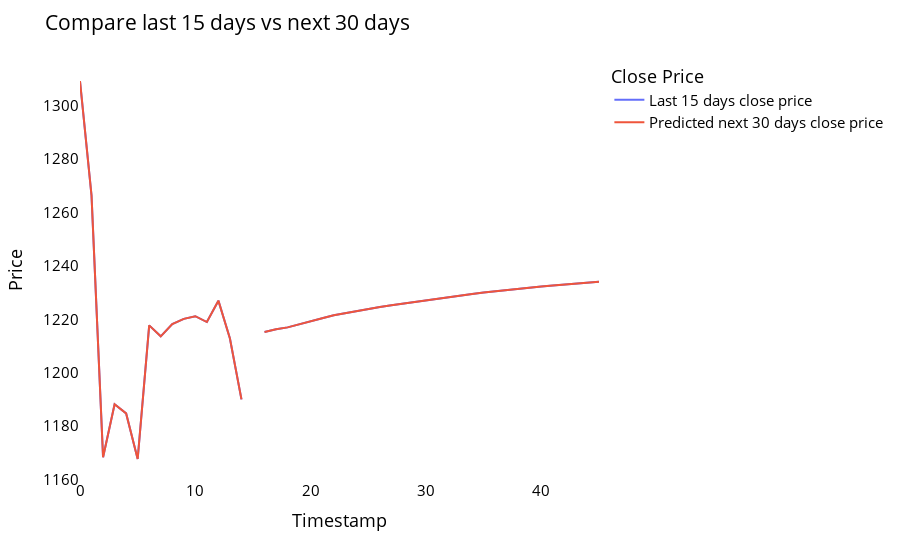

This figure's notebook cell:
### Code cell
temp_mat = np.empty((len(last_days)+pred_days+1,1))
temp_mat[:] = np.nan
temp_mat = temp_mat.reshape(1,-1).tolist()[0]

last_original_days_value = temp_mat
next_predicted_days_value = temp_mat

last_original_days_value[0:time_step+1] = scaler.inverse_transform(closedf[len(closedf)-time_step:]).reshape(1,-1).tolist()[0]
next_predicted_days_value[time_step+1:] = scaler.inverse_transform(np.array(lst_output).reshape(-1,1)).reshape(1,-1).tolist()[0]

new_pred_plot = pd.DataFrame({
    'last_original_days_value':last_original_days_value,
    'next_predicted_days_value':next_predicted_days_value
})

names = cycle(['Last 15 days close price','Predicted next 30 days close price'])

fig = px.line(new_pred_plot,x=new_pred_plot.index, y=[new_pred_plot['last_original_days_value'],
                                                      new_pred_plot['next_predicted_days_value']],
              labels={'value': 'Price','index': 'Timestamp'})
fig.update_layout(title_text='Compare last 15 days vs next 30 days',
                  plot_bgcolor='white', font_size=15, font_color='black',legend_title_text='Close Price')

fig.for_each_trace(lambda t:  t.update(name = next(names)))
fig.update_xaxes(showgrid=False)
fig.update_yaxes(showgrid=False)
fig.show()

### Figure 1 — Plotly figure (JSON) as saved in the notebook; plotly's stock layout.template omitted (floating-point values rounded to 4 significant figures)
{"data": [{"hovertemplate": "variable=last_original_days_value<br>Timestamp=%{x}<br>Price=%{y}<extra></extra>", "legendgroup": "last_original_days_value", "line": {"color": "#636efa", "dash": "solid"}, "marker": {"symbol": "circle"}, "mode": "lines", "name": "Last 15 days close price", "orientation": "v", "showlegend": true, "type": "scatter", "x": [0, 1, 2, 3, 4, 5, 6, 7, 8, 9, 10, 11, 12, 13, 14, 15, 16, 17, 18, 19, 20, 21, 22, 23, 24, 25, 26, 27, 28, 29, 30, 31, 32, 33, 34, 35, 36, 37, 38, 39, 40, 41, 42, 43, 44, 45], "xaxis": "x", "y": [1309.0, 1266.0, 1168.0, 1188.0, 1185.0, 1168.0, 1218.0, 1214.0, 1218.0, 1220.0, 1221.0, 1219.0, 1227.0, 1213.0, 1190.0, null, 1215.0, 1216.0, 1217.0, 1218.0, 1219.0, 1220.0, 1222.0, 1222.0, 1223.0, 1224.0, 1225.0, 1225.0, 1226.0, 1226.0, 1227.0, 1228.0, 1228.0, 1229.0, 1229.0, 1230.0, 1230.0, 1231.0, 1231.0, 1232.0, 1232.0, 1233.0, 1233.0, 1233.0, 1234.0, 1234.0], "yaxis": "y"}, {"hovertemplate": "variable=next_predicted_days_value<br>Timestamp=%{x}<br>Price=%{y}<extra></extra>", "legendgroup": "next_predicted_days_value", "line": {"color": "#EF553B", "dash": "solid"}, "marker": {"symbol": "circle"}, "mode": "lines", "name": "Predicted next 30 days close price", "orientation": "v", "showlegend": true, "type": "scatter", "x": [0, 1, 2, 3, 4, 5, 6, 7, 8, 9, 10, 11, 12, 13, 14, 15, 16, 17, 18, 19, 20, 21, 22, 23, 24, 25, 26, 27, 28, 29, 30, 31, 32, 33, 34, 35, 36, 37, 38, 39, 40, 41, 42, 43, 44, 45], "xaxis": "x", "y": [1309.0, 1266.0, 1168.0, 1188.0, 1185.0, 1168.0, 1218.0, 1214.0, 1218.0, 1220.0, 1221.0, 1219.0, 1227.0, 1213.0, 1190.0, null, 1215.0, 1216.0, 1217.0, 1218.0, 1219.0, 1220.0, 1222.0, 1222.0, 1223.0, 1224.0, 1225.0, 1225.0, 1226.0, 1226.0, 1227.0, 1228.0, 1228.0, 1229.0, 1229.0, 1230.0, 1230.0, 1231.0, 1231.0, 1232.0, 1232.0, 1233.0, 1233.0, 1233.0, 1234.0, 1234.0], "yaxis": "y"}], "layout": {"font": {"color": "black", "size": 15}, "legend": {"title": {"text": "Close Price"}, "tracegroupgap": 0}, "margin": {"t": 60}, "plot_bgcolor": "white", "title": {"text": "Compare last 15 days vs next 30 days"}, "xaxis": {"anchor": "y", "domain": [0, 1], "showgrid": false, "title": {"text": "Timestamp"}}, "yaxis": {"anchor": "x", "domain": [0, 1], "showgrid": false, "title": {"text": "Price"}}}}
